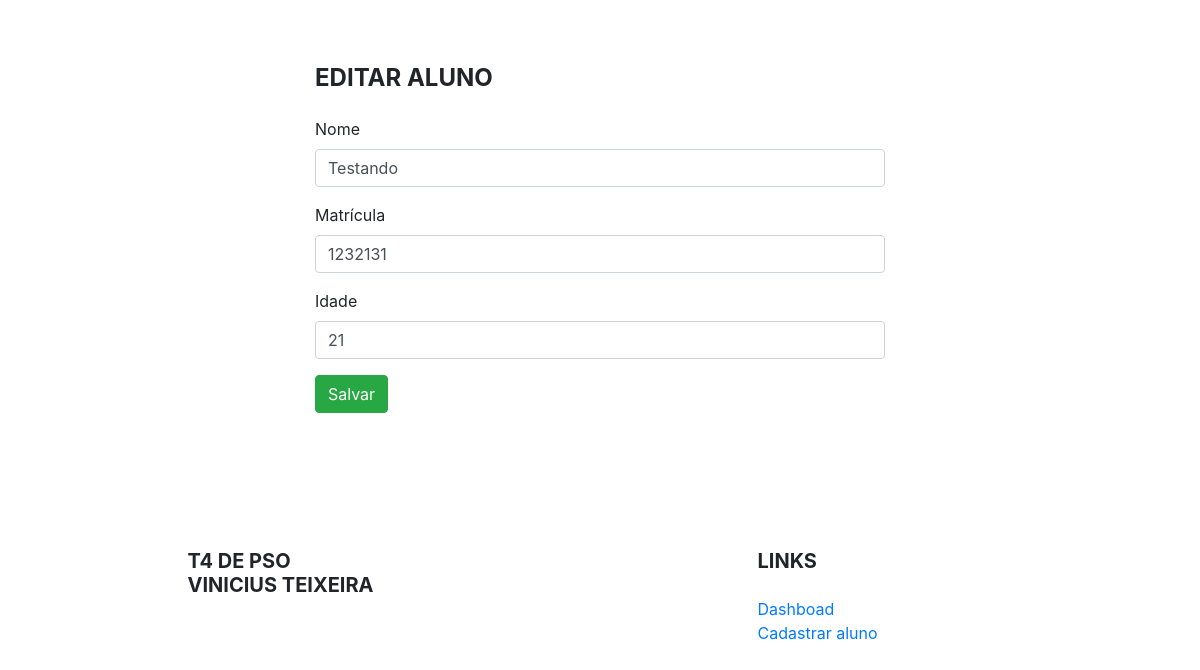
The page /editar_aluno/1 on the database as committed earlier.
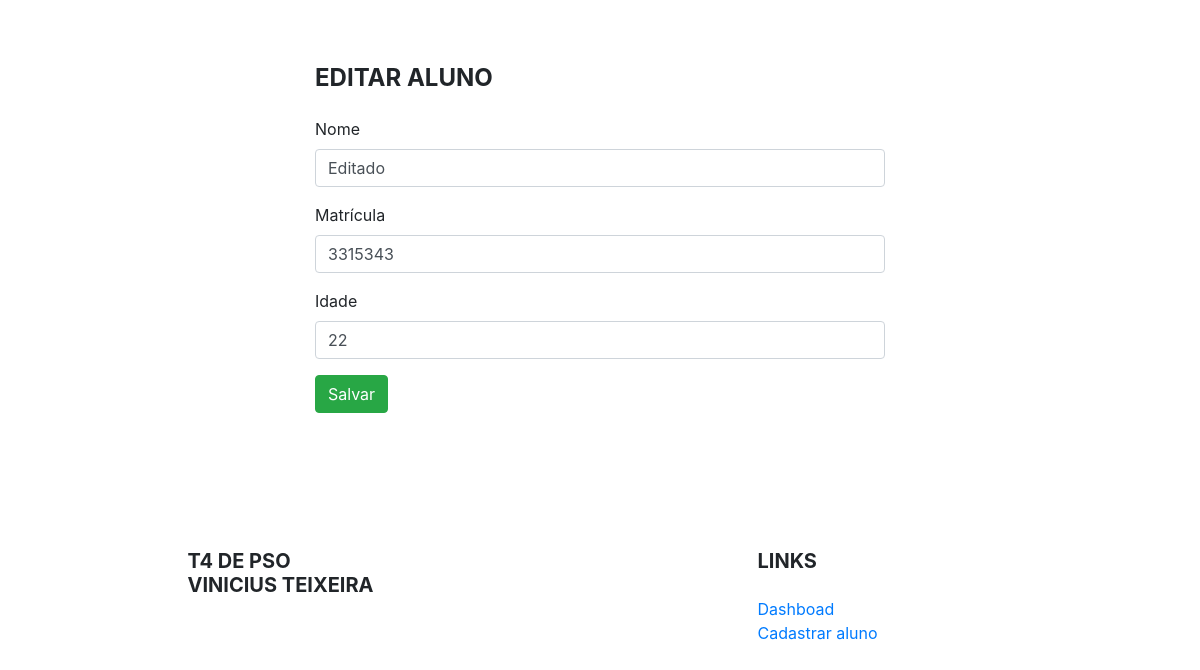
The same page on the database as committed later.
### app/models/tables.py (models this page shows, shortened)
class Aluno(db.Model):
    __tablename__ = "alunos"
    id = db.Column(db.Integer, primary_key=True)
    nome = db.Column(db.String)
    matricula = db.Column(db.Integer, unique=True)
    idade = db.Column(db.Integer)

### app/controllers/default.py (the view)
@app.route("/editar_aluno/<string:id>", methods=["GET", "POST"])
def editar_aluno(id):
    r = Aluno.query.get(id)
    form = FormAluno()
    form.nome.data = r.nome
    form.matricula.data = r.matricula
    form.idade.data = r.idade
    if form.validate_on_submit():
        r.nome = request.form['nome']
        r.matricula = request.form['matricula']
        r.idade = request.form['idade']
        db.session.add(r)
        db.session.commit()
        flash("Aluno editado com sucesso", "success")
        return redirect(url_for("dashboard"))
    else:
        print(form.errors)
    return render_template('editar_aluno.html', form=form)

### app/models/forms.py
class FormAluno(FlaskForm):
    nome = StringField('nome', validators=[DataRequired()])
    matricula = IntegerField('matricula', validators=[DataRequired()])
    idade = IntegerField('idade', validators=[DataRequired()])

### app/templates/editar_aluno.html (shortened to what this page needs)
{% extends 'base.html' %}
{% block content %}
    <div class="col-md-6 offset-md-3">
        <h4 class="font-weight-bold text-uppercase mt-3 mb-4">Editar aluno</h4>
        <form action="" method="POST">
            <div class="form-group">
                <label>Nome</label>
                {{ form.nome(class="form-control") }}
            </div>
            <div class="form-group">
                <label>Matrícula</label>
                {{ form.matricula(class="form-control") }}
            </div>
            <div class="form-group">
                <label>Idade</label>
                {{ form.idade(class="form-control") }}
            </div>
            <button type="submit" class="btn btn-success">Salvar</button>
        </form>
    </div>
{% endblock %}

Rows that differ between the two databases and show on the page:
changed Aluno: nome "Testando" → "Editado"; matricula "1232131" → "3315343"; idade "21" → "22"
